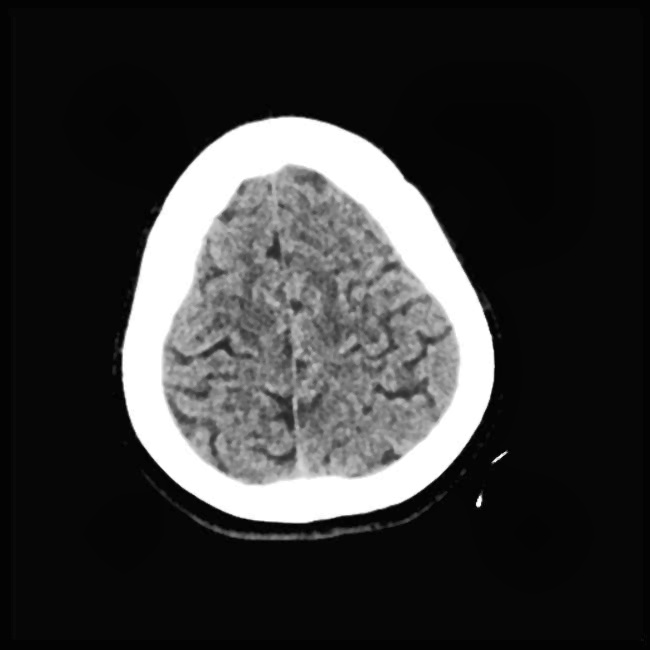
#> input picture dataset/Normal/100 (27).jpg, 650 x 650 px, found by its file name; its folder holds only this picture in this run
$ jupyter execute 09_04_PreProcessing.ipynb   (shell and % lines are left out)
#> lines starting #> are read from the running program, lines starting #| are printed output that depends on the picture
[cell 1]
from google.colab import drive as drive
drive.mount('/content/drive')

[cell 2]
# Access a public Github repos
%cd '/content'

[cell 3]
import pandas as pd
import numpy as np
import os
import matplotlib.pyplot as plt
import cv2
from PIL import Image

[cell 4]
# @title
def DataSetSummary (local_path, tabs):
  # Take list of files & folders in local folder
  all_items = os.listdir(local_path)

  # Filter folder list
  folders = [item for item in all_items if os.path.isdir(os.path.join(local_path, item))]

  # Print summary information if folders > 0:
  if(len(folders) > 0):
    indent = '\t' * tabs
    print("{}Tổng số thư mục: {}".format(indent, len(folders)))
    for folder in folders:
      folder_path = os.path.join(local_path, folder)
      files_in_folder = len(os.listdir(folder_path))
      print("{}-Thư mục: {}, Số tệp: {}".format(indent, folder, files_in_folder))
      DataSetSummary(folder_path, tabs+1)

# DataSetSummary(local_path, 0)

[cell 5]
# import os

# Hierarchical local folder in Colab
repository_folder = ["Brain-Stroke-CT-Image-Dataset"]

for folder in repository_folder:
  local_path = '/content/' + folder + '/dataset'
  DataSetSummary(local_path, 0)
  local_path = '/content/' + folder + '/sample'
  DataSetSummary(local_path, 0)

[cell 6]
%cd /content/drive/MyDrive/Colab Notebooks/Thesis/Preprocessing/Brain-Stroke-CT-Image-Dataset

[cell 7]
# Set the path to your dataset
dataset_path = '/content/Brain-Stroke-CT-Image-Dataset/sample'
# dataset_path = '/content/Brain-Stroke-CT-Image-Dataset/dataset'

[cell 8]
class Image:
    def __init__(self, path, label):
        # self.image = cv2.imread(path) # directly read
        self.path = path # only directory
        self.label = label

def load_images_from_folder(dataset_path, images_per_class=None):
    images = {}
    for class_name in os.listdir(dataset_path):
        class_folder_path = os.path.join(dataset_path, class_name)
        if os.path.isdir(class_folder_path):
            count = 0
            images[class_name] = []
            for image_name in os.listdir(class_folder_path):
                if images_per_class is None or count < images_per_class:
                    image_path = os.path.join(class_folder_path, image_name)
                    img = Image(image_path, class_name)
                    images[class_name].append(img)
                    count += 1
#> pass 2 of the loop in load_images_from_folder, `for class_name in os.listdir(dataset_path):`:
    return images

def imshow(images, images_per_class=None):
#> called with images_per_class = 10
    for class_name, imgs in images.items():
        plt.figure(figsize=(30,30))
        print(f'Class {class_name}')
        for i in range(min(images_per_class if images_per_class else len(imgs), len(imgs))):
            plt.subplot(1, images_per_class if images_per_class else len(imgs), i+1)
            img = cv2.imread(imgs[i].path)
#> img is the input picture: shape (650, 650, 3); min 0, max 255, mean 53.8
            # img = cv2.cvtColor(img, cv2.COLOR_BGR2RGB)
            plt.imshow(img)
            # plt.title(os.path.basename(imgs[i].path))
            plt.axis('off')
        plt.show()
#> pass 2 of the loop in imshow, `for class_name, imgs in images.items():`:
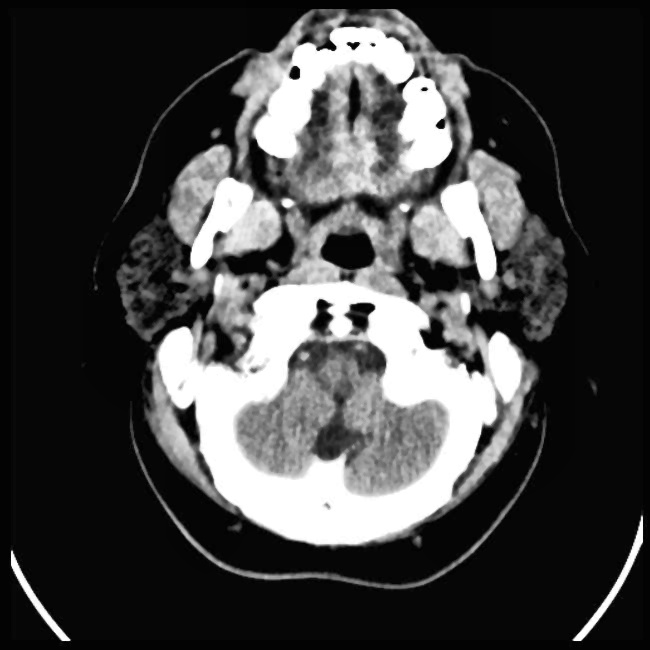
#> input picture dataset/Stroke/58 (6).jpg, 650 x 650 px, found by its file name
#> in imshow, img is the input picture: shape (650, 650, 3); min 0, max 255, mean 67.6

# Example usage:
images = load_images_from_folder('/content/Brain-Stroke-CT-Image-Dataset/dataset')
imshow(images, 10)

[cell 9]
from PIL import Image

def get_image_specifications(image_path):
    # Open the image file
    with Image.open(image_path) as img:
        # Get image specifications
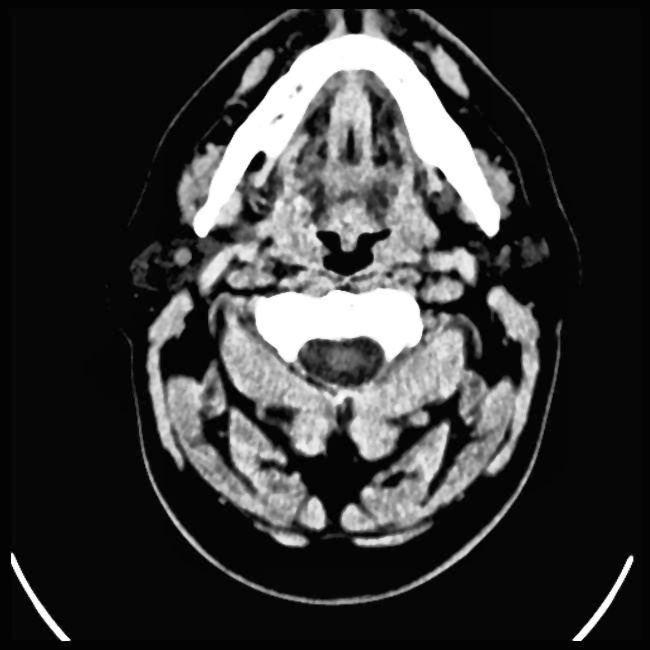
#> input picture sample/Stroke/58 (1).jpg, 650 x 650 px, found by its file name
#> img is the input picture: PIL image 650x650 L; min 0, max 255, mean 55.6
        image_format = img.format
#> image_format = 'JPEG'
        image_mode = img.mode
#> image_mode = 'L'
        image_size = img.size
#> image_size = (650, 650)
        image_width, image_height = img.size
#> image_width = 650; image_height = 650
        image_color = img.getcolors()
#> image_color = 256 pairs, first value 98 to 174579, second value 0 to 255

    return f"Image Format: {image_format}\nImage Mode: {image_mode}\nImage Size: {image_size} pixels (Width: {image_width}, Height: {image_height})\nImage Colors: {image_color}"

# Example usage:
print('images.keys:', images.keys())
image_path = "/content/Brain-Stroke-CT-Image-Dataset/dataset/Stroke/58 (1).jpg"
# print('image_path:',image_path := images['normal'][0].path)
image_specifications = get_image_specifications(image_path)
print(image_specifications)
#> (printed output is left out)

## Noise Metrics

GitHub Copilot: The evaluation metrics indicate that both the Github Copilot's code and ChatGPT's code have successfully reduced the noise in the image, as evidenced by the non-infinite PSNR and non-zero RMSE values.

The PSNR (Peak Signal-to-Noise Ratio) is a measure of the peak error. The fact that PSNR is infinite for the original image indicates there's no noise (as it's being compared with itself), while for the processed images, the PSNR values are finite and quite high, indicating a low level of distortion.

The RMSE (Root Mean Square Error) is a quadratic scoring rule that measures the average magnitude of the error. The fact that RMSE is zero for the original image indicates there's no error (as it's being compared with itself), while for the processed images, the RMSE values are non-zero but quite low, indicating a low level of error.

The SNR (Signal-to-Noise Ratio) is a measure of signal strength relative to background noise. The negative SNR values indicate that the noise is stronger than the signal, which is not ideal. However, the SNR values have increased (become less negative) from the original to the processed images, indicating that the signal has become stronger relative to the noise.

In terms of comparison between Github Copilot's code and ChatGPT's code, the metrics are quite similar, but ChatGPT's code has slightly better PSNR and RMSE values, indicating slightly less distortion and error. However, the differences are quite small and may not be noticeable in the image quality.

GitHub Copilot: Dĩ nhiên, dưới đây là các định nghĩa bằng tiếng Việt:

1. PSNR (Peak Signal-to-Noise Ratio - Tỉ lệ tín hiệu so với nhiễu): PSNR là một độ đo chất lượng của hình ảnh đã được khôi phục so với hình ảnh gốc. PSNR càng cao, chất lượng hình ảnh khôi phục càng tốt và càng giống với hình ảnh gốc.

2. RMSE (Root Mean Square Error - Sai số bình phương trung bình): RMSE là một độ đo sự khác biệt giữa các giá trị dự đoán bởi một mô hình và các giá trị thực tế. RMSE càng thấp, mô hình dự đoán càng chính xác.

3. SNR (Signal-to-Noise Ratio - Tỉ lệ tín hiệu so với nhiễu): SNR là một độ đo chất lượng tín hiệu so với nhiễu. SNR càng cao, chất lượng tín hiệu càng tốt và nhiễu càng ít.

Lưu ý rằng, mặc dù PSNR, RMSE, và SNR cao thường cho thấy chất lượng hình ảnh tốt hơn, nhưng chúng không phải lúc nào cũng dẫn đến độ chính xác cao hơn trong các tác vụ phân loại.

[cell 10]
from skimage.metrics import peak_signal_noise_ratio, mean_squared_error

# [21 lines left out: function calculate_metrics, not called in this run]

It looks like you've provided information about three different image quality metrics: PSNR (Peak Signal-to-Noise Ratio), MSE (Mean Squared Error), and AMBE (Absolute Mean Brightness Error). These metrics are commonly used for assessing the quality of reconstructed or processed images. Let me explain each of them briefly:

### 1. Peak Signal-to-Noise Ratio (PSNR):

PSNR is a measure of the quality of a reconstructed or processed image. It is expressed in decibels (dB) and is calculated using the formula:

$$ PSNR = 10 \cdot \log_{10}\left(\frac{{\text{Max Value}^2}}{{\text{MSE}}}\right) $$

Where:
- $\text{Max Value}$ is the maximum pixel value of the image (usually 255 for 8-bit images).
- $\text{MSE}$ is the Mean Squared Error between the original and processed images.

### 2. Mean Squared Error (MSE):

MSE is a measure of the average squared differences between corresponding pixels of the original and processed images. It is calculated using the formula:

$$ MSE = \frac{1}{N \times M} \sum_{i=1}^{N} \sum_{j=1}^{M} (I(i, j) - P(i, j))^2 $$

Where:
- $N$ and $M$ are the dimensions of the images.
- $I(i, j)$ is the intensity of the pixel at position $(i, j)$ in the original image.
- $P(i, j)$ is the intensity of the pixel at position $(i, j)$ in the processed image.

### 3. Absolute Mean Brightness Error (AMBE):

AMBE measures the contrast between the initial image's brightness and the improved image's brightness. It is given by the formula:

$$ AMBE = \frac{1}{N \times M} \sum_{i=1}^{N} \sum_{j=1}^{M} |I(i, j) - P(i, j)| $$

Where:
- $N$ and $M$ are the dimensions of the images.
- $I(i, j)$ is the intensity of the pixel at position $(i, j)$ in the original image.
- $P(i, j)$ is the intensity of the pixel at position $(i, j)$ in the processed image.

These metrics are commonly used for image quality assessment, and you can implement them using the appropriate formulas in your chosen programming language (such as Python). If you have specific questions or need code examples, feel free to ask!

[cell 11]
import cv2
import numpy as np

# [27 lines left out: function calculate_metrics, not called in this run]

## Original

[cell 12]
import os
import cv2
import numpy as np
from shutil import copyfile

def preprocess_and_copy(src_dir, dest_dir, preprocess_func):
    # Check if src_dir is a directory
    if os.path.isdir(src_dir):
        # If dest_dir does not exist, create it
        os.makedirs(dest_dir, exist_ok=True)

        # Iterate over files/directories in src_dir
        for item in os.listdir(src_dir):
            src_item_path = os.path.join(src_dir, item)
            dest_item_path = os.path.join(dest_dir, item)

            # If item is a directory, call function recursively
            if os.path.isdir(src_item_path):
                preprocess_and_copy(src_item_path, dest_item_path, preprocess_func)
            # If item is a file, apply preprocessing and copy
            elif os.path.isfile(src_item_path):
                img = cv2.imread(src_item_path)
                if img is not None:
                    img = preprocess_func(img)
                    cv2.imwrite(dest_item_path, img)

# Define your preprocessing function here
def preprocess_func(img):
    # TODO: Add your preprocessing steps here
    return img

# Usage:
dataset_path = '/content/Brain-Stroke-CT-Image-Dataset/sample'
# dataset_path = '/content/Brain-Stroke-CT-Image-Dataset/dataset'
output_path = '/content/drive/MyDrive/Colab Notebooks/Thesis/Preprocessing/Brain-Stroke-CT-Image-Dataset/Original'
preprocess_and_copy(dataset_path, output_path, preprocess_func)

## CLAHE

[cell 13]
import os
import cv2
import numpy as np
from shutil import copyfile

# Define that paths
dataset_path = '/content/Brain-Stroke-CT-Image-Dataset/dataset'
output_path = '/content/drive/MyDrive/Colab Notebooks/Thesis/Preprocessing/CLAHE'

# Create the output directory if it doesn't exist
os.makedirs(output_path, exist_ok=True)

# Get the list of child class folders
child_folders = os.listdir(dataset_path)

# Process each child class folder
for folder in child_folders:
    # Create the output folder for the current child class
    output_folder = os.path.join(output_path, folder)
    os.makedirs(output_folder, exist_ok=True)

    # Get the list of image files in the current child class folder
    folder_path = os.path.join(dataset_path, folder)
    image_files = os.listdir(folder_path)

    # # List of lossless formats
    # lossless_formats = ['.png']

    # Process each image file
    for image_file in image_files:
        # Read the image
        image_path = os.path.join(folder_path, image_file)
        img = cv2.imread(image_path)

        # # Preprocess the image
        # Convert the image to grayscale
        gray = cv2.cvtColor(img, cv2.COLOR_BGR2GRAY)

        # CLAHE (Contrast Limited Adaptive Histogram Equalization)
        # create a CLAHE object (Arguments are optional).
        clahe = cv2.createCLAHE(clipLimit=2.0, tileGridSize=(8,8))
        cl1 = clahe.apply(gray)
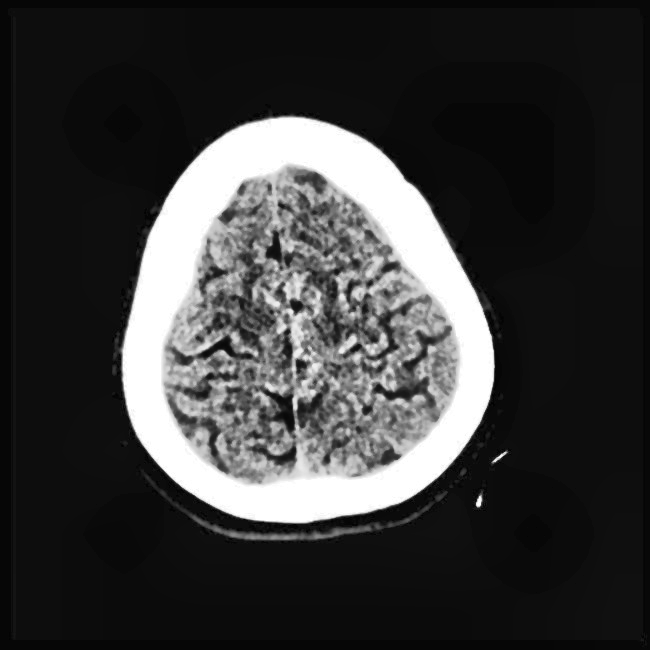
#> cl1: shape (650, 650); min 1, max 255, mean 58.2

        # # Reverse the image (if GRAY2BGR)
        # reversed_img = 255 - cl1
        # # Convert the reversed image back to color
        # color_img = cv2.cvtColor(reversed_img, cv2.COLOR_GRAY2BGR)

        # Export the preprocessed image to the output folder
        filename, extension = os.path.splitext(image_file)
        # output_image_path = os.path.join(output_folder, image_file)
        output_image_path = os.path.join(output_folder, filename + '.jpg') # ('jpg', 'png')

        # cv2.imwrite(output_image_path, img)
        cv2.imwrite(output_image_path, cl1)
#> pass 2 of the loop `for folder in child_folders:`:
#> `cl1 = clahe.apply(gray)`:
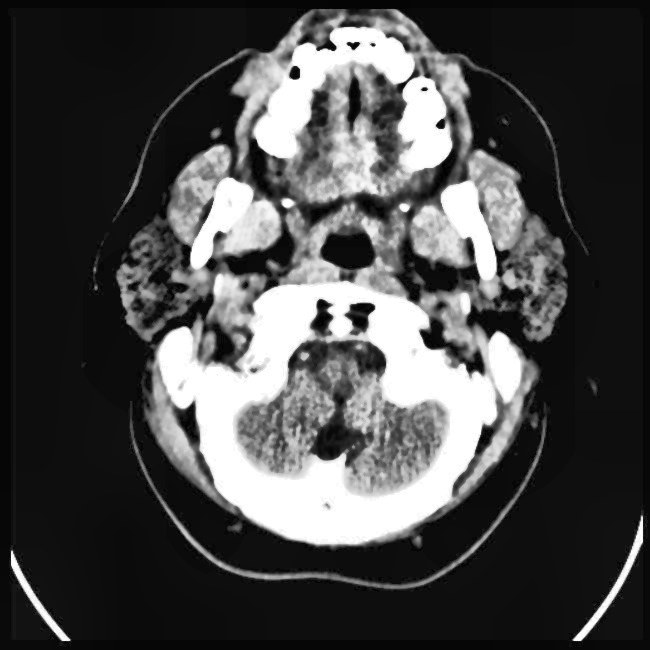
#> cl1: shape (650, 650); min 0, max 255, mean 73.6
        # cv2.imwrite(output_image_path, color_img)
        # cv2.imwrite(output_image_path, final_img)

## CLAHE + median filter

[cell 14]
import os
import cv2
import numpy as np
from shutil import copyfile

def preprocess_and_copy(src_dir, dest_dir, preprocess_func):
    # Check if src_dir is a directory
    if os.path.isdir(src_dir):
        # If dest_dir does not exist, create it
        os.makedirs(dest_dir, exist_ok=True)

        # Iterate over files/directories in src_dir
        for item in os.listdir(src_dir):
            src_item_path = os.path.join(src_dir, item)

            # If item is a directory, call function recursively
            if os.path.isdir(src_item_path):
                preprocess_and_copy(src_item_path, os.path.join(dest_dir, item), preprocess_func)
            # If item is a file, apply preprocessing and copy
            elif os.path.isfile(src_item_path):
                # Define the output file path
                filename_with_ext = os.path.basename(src_item_path)
                filename, extension = os.path.splitext(filename_with_ext)
                dest_item_path = os.path.join(dest_dir, filename + '.jpg')

                # Check if output file already exists
                if not os.path.exists(dest_item_path):
                    img = cv2.imread(src_item_path)
                    if img is not None:
                        img = preprocess_func(img)

                        # Export the preprocessed image to the output folder
                        cv2.imwrite(dest_item_path, img)
#> pass 2 of the loop in preprocess_and_copy, `for item in os.listdir(src_dir):`:
